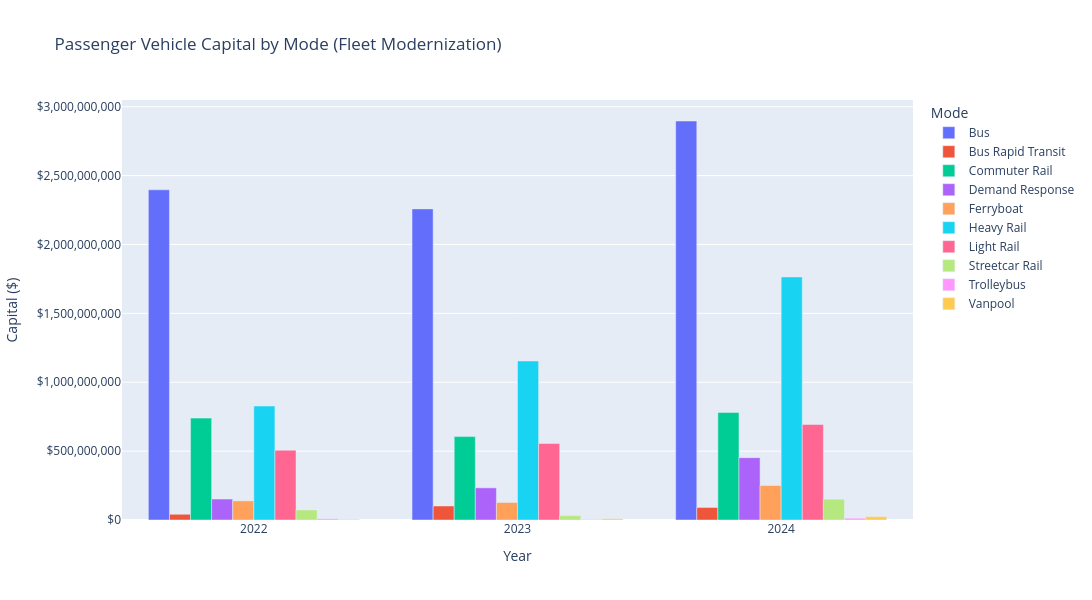

Notebook cell for this chart:
### Markdown cell above
## 3. Fleet Modernization Timeline (Passenger Vehicles)

### Code cell
# Passenger vehicle spending by year and mode
pv_data = df.groupby(['report_year','mode_name'])['passenger_vehicles'].sum().reset_index()
pv_data = pv_data[pv_data['passenger_vehicles'] > 0]

# Major modes only for readability
major_modes = ['Bus','Heavy Rail','Light Rail','Commuter Rail','Demand Response',
               'Bus Rapid Transit','Ferryboat','Trolleybus','Streetcar Rail','Vanpool']
pv_major = pv_data[pv_data['mode_name'].isin(major_modes)]

fig = px.bar(
    pv_major, x='report_year', y='passenger_vehicles', color='mode_name',
    title='Passenger Vehicle Capital by Mode (Fleet Modernization)',
    labels={'passenger_vehicles': 'Capital ($)', 'report_year': 'Year', 'mode_name': 'Mode'},
    barmode='group'
)
fig.update_layout(
    width=1100, height=600,
    yaxis_tickformat='$,.0f'
)
fig.write_image('../figures/03_fleet_modernization.png', scale=2)
fig.show()
print('Figure saved: ../figures/03_fleet_modernization.png')

### Figure 1 — Plotly figure (JSON) as saved in the notebook; plotly's stock layout.template omitted (floating-point values rounded to 4 significant figures)
{"data": [{"alignmentgroup": "True", "hovertemplate": "Mode=Bus<br>Year=%{x}<br>Capital ($)=%{y}<extra></extra>", "legendgroup": "Bus", "marker": {"color": "#636efa", "pattern": {"shape": ""}}, "name": "Bus", "offsetgroup": "Bus", "orientation": "v", "showlegend": true, "textposition": "auto", "type": "bar", "x": [2022, 2023, 2024], "xaxis": "x", "y": [2396934737, 2258331865, 2896307517], "yaxis": "y"}, {"alignmentgroup": "True", "hovertemplate": "Mode=Bus Rapid Transit<br>Year=%{x}<br>Capital ($)=%{y}<extra></extra>", "legendgroup": "Bus Rapid Transit", "marker": {"color": "#EF553B", "pattern": {"shape": ""}}, "name": "Bus Rapid Transit", "offsetgroup": "Bus Rapid Transit", "orientation": "v", "showlegend": true, "textposition": "auto", "type": "bar", "x": [2022, 2023, 2024], "xaxis": "x", "y": [41589242, 101683483, 91044098], "yaxis": "y"}, {"alignmentgroup": "True", "hovertemplate": "Mode=Commuter Rail<br>Year=%{x}<br>Capital ($)=%{y}<extra></extra>", "legendgroup": "Commuter Rail", "marker": {"color": "#00cc96", "pattern": {"shape": ""}}, "name": "Commuter Rail", "offsetgroup": "Commuter Rail", "orientation": "v", "showlegend": true, "textposition": "auto", "type": "bar", "x": [2022, 2023, 2024], "xaxis": "x", "y": [739542439, 605505127, 780427740], "yaxis": "y"}, {"alignmentgroup": "True", "hovertemplate": "Mode=Demand Response<br>Year=%{x}<br>Capital ($)=%{y}<extra></extra>", "legendgroup": "Demand Response", "marker": {"color": "#ab63fa", "pattern": {"shape": ""}}, "name": "Demand Response", "offsetgroup": "Demand Response", "orientation": "v", "showlegend": true, "textposition": "auto", "type": "bar", "x": [2022, 2023, 2024], "xaxis": "x", "y": [152188013, 233542142, 452525837], "yaxis": "y"}, {"alignmentgroup": "True", "hovertemplate": "Mode=Ferryboat<br>Year=%{x}<br>Capital ($)=%{y}<extra></extra>", "legendgroup": "Ferryboat", "marker": {"color": "#FFA15A", "pattern": {"shape": ""}}, "name": "Ferryboat", "offsetgroup": "Ferryboat", "orientation": "v", "showlegend": true, "textposition": "auto", "type": "bar", "x": [2022, 2023, 2024], "xaxis": "x", "y": [138852903, 127074407, 250395331], "yaxis": "y"}, {"alignmentgroup": "True", "hovertemplate": "Mode=Heavy Rail<br>Year=%{x}<br>Capital ($)=%{y}<extra></extra>", "legendgroup": "Heavy Rail", "marker": {"color": "#19d3f3", "pattern": {"shape": ""}}, "name": "Heavy Rail", "offsetgroup": "Heavy Rail", "orientation": "v", "showlegend": true, "textposition": "auto", "type": "bar", "x": [2022, 2023, 2024], "xaxis": "x", "y": [827344575, 1154246387, 1764171823], "yaxis": "y"}, {"alignmentgroup": "True", "hovertemplate": "Mode=Light Rail<br>Year=%{x}<br>Capital ($)=%{y}<extra></extra>", "legendgroup": "Light Rail", "marker": {"color": "#FF6692", "pattern": {"shape": ""}}, "name": "Light Rail", "offsetgroup": "Light Rail", "orientation": "v", "showlegend": true, "textposition": "auto", "type": "bar", "x": [2022, 2023, 2024], "xaxis": "x", "y": [506476890, 555053550, 693089462], "yaxis": "y"}, {"alignmentgroup": "True", "hovertemplate": "Mode=Streetcar Rail<br>Year=%{x}<br>Capital ($)=%{y}<extra></extra>", "legendgroup": "Streetcar Rail", "marker": {"color": "#B6E880", "pattern": {"shape": ""}}, "name": "Streetcar Rail", "offsetgroup": "Streetcar Rail", "orientation": "v", "showlegend": true, "textposition": "auto", "type": "bar", "x": [2022, 2023, 2024], "xaxis": "x", "y": [73015503, 31257269, 151120274], "yaxis": "y"}, {"alignmentgroup": "True", "hovertemplate": "Mode=Trolleybus<br>Year=%{x}<br>Capital ($)=%{y}<extra></extra>", "legendgroup": "Trolleybus", "marker": {"color": "#FF97FF", "pattern": {"shape": ""}}, "name": "Trolleybus", "offsetgroup": "Trolleybus", "orientation": "v", "showlegend": true, "textposition": "auto", "type": "bar", "x": [2022, 2023, 2024], "xaxis": "x", "y": [8813478, 4354953, 13079927], "yaxis": "y"}, {"alignmentgroup": "True", "hovertemplate": "Mode=Vanpool<br>Year=%{x}<br>Capital ($)=%{y}<extra></extra>", "legendgroup": "Vanpool", "marker": {"color": "#FECB52", "pattern": {"shape": ""}}, "name": "Vanpool", "offsetgroup": "Vanpool", "orientation": "v", "showlegend": true, "textposition": "auto", "type": "bar", "x": [2022, 2023, 2024], "xaxis": "x", "y": [5042023, 8768099, 24289365], "yaxis": "y"}], "layout": {"barmode": "group", "height": 600, "legend": {"title": {"text": "Mode"}, "tracegroupgap": 0}, "title": {"text": "Passenger Vehicle Capital by Mode (Fleet Modernization)"}, "width": 1100, "xaxis": {"anchor": "y", "domain": [0.0, 1.0], "title": {"text": "Year"}}, "yaxis": {"anchor": "x", "domain": [0.0, 1.0], "tickformat": "$,.0f", "title": {"text": "Capital ($)"}}}}
